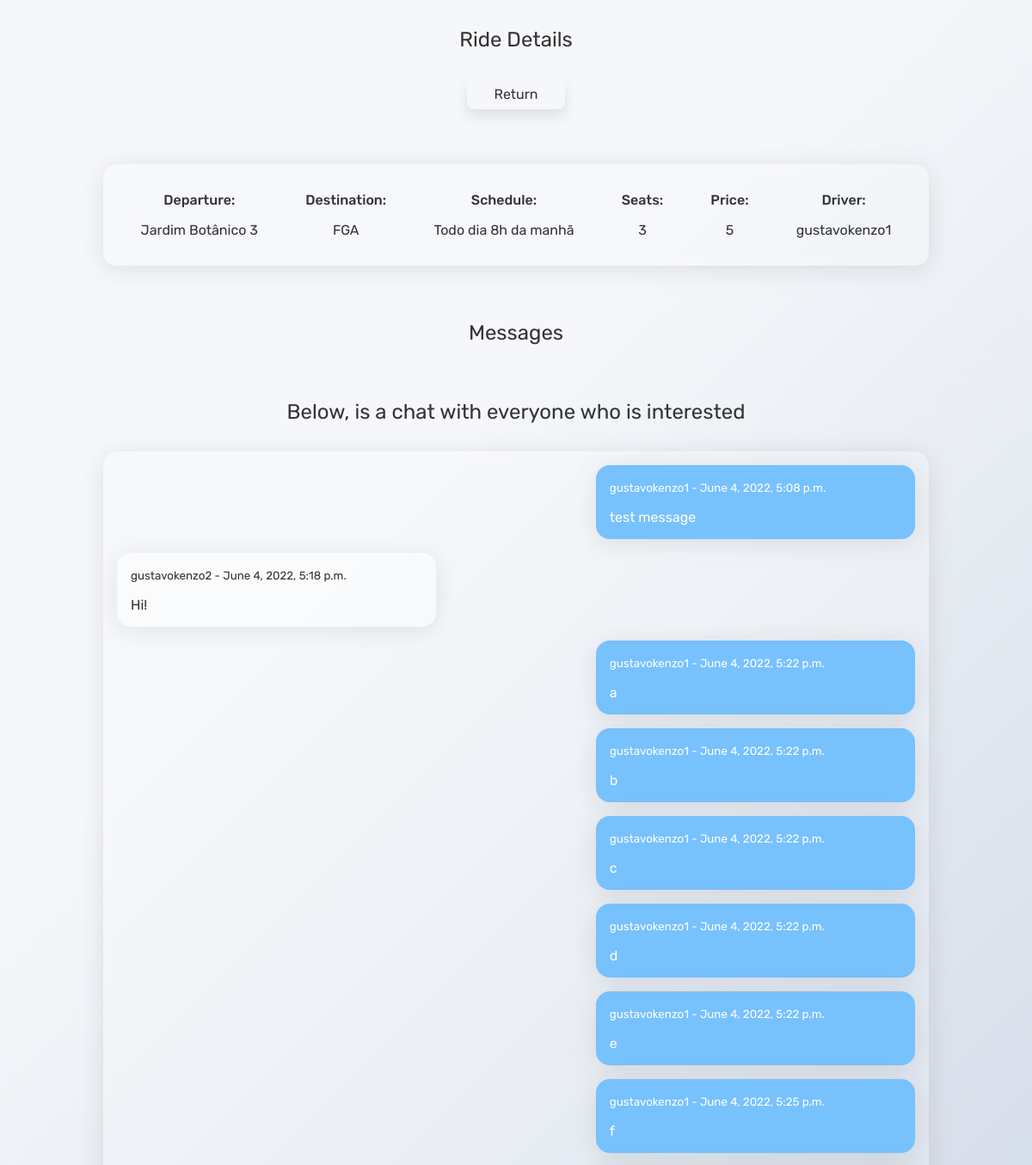
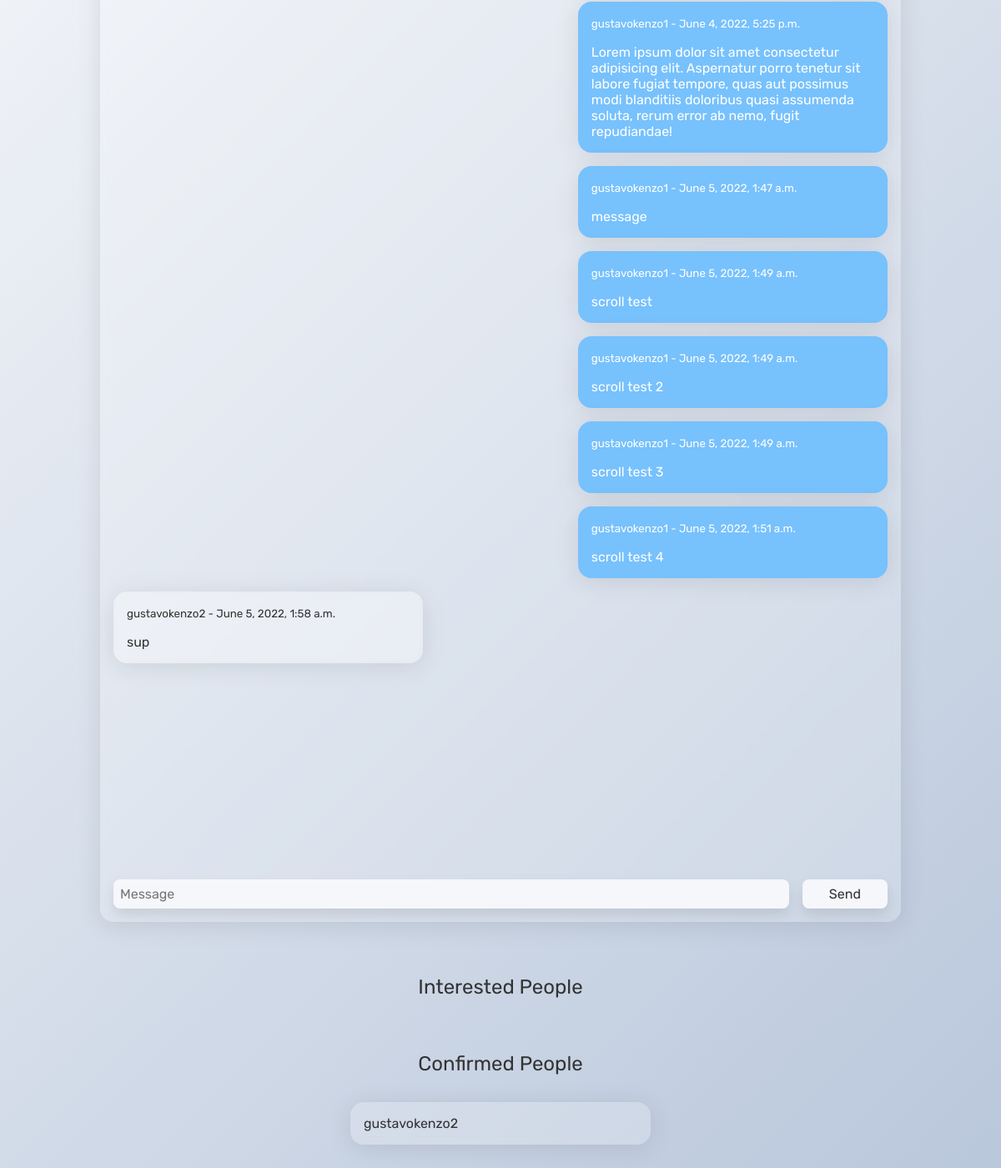
/ride/2 (signed in), run on the app's committed database (2 pictures, top to bottom).
### ride/models.py (models this page shows, shortened)
class Ride(models.Model):
    departure = models.CharField(max_length=100)
    destination = models.CharField(max_length=100)
    schedule = models.CharField(max_length=100)
    seats = models.IntegerField()
    price = models.IntegerField(default=0)
    driver = models.ForeignKey(User, on_delete=models.CASCADE)
    interested = models.ManyToManyField(User, related_name='interested')
    passengers = models.ManyToManyField(User, related_name='passengers')
    created_at = models.DateTimeField(auto_now_add=True)

class User(AbstractUser):
    pass

class Message(models.Model):
    sender = models.ForeignKey(
        User, on_delete=models.CASCADE, related_name='sender')
    receiver = models.ForeignKey(
        User, on_delete=models.CASCADE, related_name='receiver')
    ride = models.ForeignKey(Ride, on_delete=models.CASCADE)
    message = models.CharField(max_length=100)
    created_at = models.DateTimeField(auto_now_add=True)

### ride/views.py (the view)
# urls.py: path('ride/<int:ride_id>', views.ride_details, name='ride_details'),
def ride_details(request, ride_id):
    if not request.user.is_authenticated:
        return HttpResponseRedirect('/')
    ride = Ride.objects.get(id=ride_id)
    passengers = [passenger.username for passenger in ride.passengers.all()]
    messages = Message.objects.filter(ride=ride)
    interested = ride.interested.all()
    confirmed = ride.passengers.all()
    return render(request, 'ride/ride_details.html', {
        "ride": ride,
        "passengers": passengers,
        "messages": messages,
        "interested": interested,
        "confirmed": confirmed
    })

### ride/templates/ride/ride_details.html (shortened to what this page needs)
{% extends "ride/layout.html" %}
{% block body %}
<div class="container">
  <h2 style="margin-top: 2rem">Ride Details</h2>
  <a href="/rides">
    <button style="margin-bottom: 2rem; margin-top: 2rem">Return</button>
  </a>
  <div class="details">
    <div class="detailsItem">
      <div class="detailsTitle">Departure:</div>
      {{ride.departure}}
    </div>
    <div class="detailsItem">
      <div class="detailsTitle">Destination:</div>
      {{ride.destination}}
    </div>
    <div class="detailsItem">
      <div class="detailsTitle">Schedule:</div>
      {{ride.schedule}}
    </div>
    <div class="detailsItem">
      <div class="detailsTitle">Seats:</div>
      {{ride.seats}}
    </div>
    <div class="detailsItem">
      <div class="detailsTitle">Price:</div>
      {{ride.price}}
    </div>
    <div class="detailsItem">
      <div class="detailsTitle">Driver:</div>
      {{ride.driver}}
    </div>
  </div>
  <h2 style="margin-bottom: 2rem; margin-top: 2rem">Messages</h2>
  <h2 style="margin: 2rem;">Below, is a chat with everyone who is interested</h2>
  <div class="messages">
    <div class="allMessages">
      {% if messages %}
        {% for message in messages %}
          {% if message.sender == request.user %}
            <div class="message-right">
              <small>{{ message.sender }} - {{ message.created_at }} </small>
              <div class="messageText-right">{{message.message}}</div>
            </div>
          {% else %}
            <div class="message-left">
              <small>{{ message.sender }} - {{ message.created_at }} </small>
              <div class="messageText-left">{{message.message}}</div>
            </div>
          {% endif %}
        {% endfor %}
      {% else %}
      <p style="margin-top: 2rem">No messages yet</p>
      {% endif %}
    </div>
    <form class="messageForm">
      <input
        autocomplete="off"
        class="messageInput"
        type="text"
        name="messageText"
        placeholder="Message"
      />
      <button class="messageButton" type="submit">Send</button>
    </form>
  </div>
  <div class="interested">
    <h2>Interested People</h2>
  </div>
  <div class="confirmed">
    <h2>Confirmed People</h2>
    {% if confirmed %}
      <ul style="margin: 2rem;">
        {% for passenger in confirmed %}
        <li>{{passenger}}</li>
        {% endfor %}
      </ul>
    {% else %}
      <p style="margin: 2rem">No confirmed people yet</p>
    {% endif %}
  </div>
</div>
{% endblock %}

### ride/static/ride/styles.css (style rules this page uses)
* { margin: 0; padding: 0; box-sizing: border-box; font-family: "Rubik", sans-serif; font-weight: 400; color: #333; }
.container { display: flex; flex-direction: column; align-items: center; justify-content: center; min-height: 100vh; background-color: #b8c6db; background-image: linear-gradient(315deg, #b8c6db 0%, #f5f7fa 74%); }
button { border: none; border-radius: 0.5rem; padding: 0.5rem 2rem; font-size: 1rem; cursor: pointer; transition: all 0.2s ease-in-out; box-shadow: 0 0.5rem 1rem rgba(0, 0, 0, 0.1); background-color: #f5f7fa; }
form { display: flex; flex-direction: column; align-items: center; margin: 2rem; width: 50%; }
input { border: none; border-radius: 0.5rem; padding: 0.5rem; font-size: 1rem; cursor: pointer; transition: all 0.2s ease-in-out; box-shadow: 0 0.5rem 1rem rgba(0, 0, 0, 0.1); background-color: #f5f7fa; outline: none; width: 100%; }
ul { list-style: none; width: 30vw; }
li { margin-bottom: 2rem; background: rgba(255, 255, 255, 0.2); border-radius: 16px; box-shadow: 0 4px 30px rgba(0, 0, 0, 0.1); backdrop-filter: blur(5px); -webkit-backdrop-filter: blur(5px); padding: 1rem; transition: 0.3s; cursor: pointer; }
.details { background: rgba(255, 255, 255, 0.2); border-radius: 16px; box-shadow: 0 4px 30px rgba(0, 0, 0, 0.1); backdrop-filter: blur(5px); -webkit-backdrop-filter: blur(5px); width: 80%; padding: 1rem; display: flex; justify-content: space-around; margin: 2rem; }
.detailsItem { display: flex; flex-direction: column; align-items: center; justify-content: center; gap: 1rem; margin: 1rem; }
.detailsTitle { font-size: 1rem; font-weight: 500; }
.messages { width: 80%; padding: 1rem; height: 75vh; background: rgba(255, 255, 255, 0.2); border-radius: 16px; box-shadow: 0 4px 30px rgba(0, 0, 0, 0.1); backdrop-filter: blur(5px); -webkit-backdrop-filter: blur(5px); margin-bottom: 4rem; display: flex; flex-direction: column; align-items: center; justify-content: space-between; overflow-y: scroll; }
.allMessages { width: 100%; display: flex; flex-direction: column; align-items: center; }
.messageForm { display: flex; flex-direction: row; width: 100%; justify-content: space-between; margin: 0; }
.messageInput { margin-right: 1rem; }
.message-right { width: 40%; padding: 1rem; background: rgb(119, 193, 253); border-radius: 16px; box-shadow: 0 4px 30px rgba(0, 0, 0, 0.1); backdrop-filter: blur(5px); -webkit-backdrop-filter: blur(5px); margin-bottom: 1rem; align-self: flex-end; }
.message-right small { color: #fff; }
.message-left { width: 40%; padding: 1rem; background: rgba(255, 255, 255, 0.2); border-radius: 16px; box-shadow: 0 4px 30px rgba(0, 0, 0, 0.1); backdrop-filter: blur(5px); -webkit-backdrop-filter: blur(5px); margin-bottom: 1rem; align-self: flex-start; }
.messageText-right { color: #fff; margin-top: 1rem; }
.messageText-left { margin-top: 1rem; }
.interested, .confirmed { display: flex; flex-direction: column; align-items: center; justify-content: center; margin-bottom: 2rem; }

### data on the page
Ride: departure "Jardim Botânico 3", destination "FGA", schedule "Todo dia 8h da manhã", seats "3", price "5", driver "gustavokenzo1"
Message: sender "gustavokenzo1", created_at "June 4, 2022, 5:08 p.m.", message "test message"
Message: sender "gustavokenzo2", created_at "June 4, 2022, 5:18 p.m.", message "Hi!"
Message: sender "gustavokenzo1", created_at "June 4, 2022, 5:22 p.m.", message "a"
Message: sender "gustavokenzo1", created_at "June 4, 2022, 5:22 p.m.", message "b"
Message: sender "gustavokenzo1", created_at "June 4, 2022, 5:22 p.m.", message "c"
Message: sender "gustavokenzo1", created_at "June 4, 2022, 5:22 p.m.", message "d"
Message: sender "gustavokenzo1", created_at "June 4, 2022, 5:22 p.m.", message "e"
Message: sender "gustavokenzo1", created_at "June 4, 2022, 5:25 p.m.", message "f"
Message: sender "gustavokenzo1", created_at "June 4, 2022, 5:25 p.m.", message "Lorem ipsum dolor sit amet consectetur adipisicing elit. Aspernatur porro tenetur sit labore fugiat tempore, quas aut possimus modi blanditiis doloribus quasi assumenda soluta, rerum error ab nemo, fugit repudiandae!"
Message: sender "gustavokenzo1", created_at "June 5, 2022, 1:47 a.m.", message "message"
Message: sender "gustavokenzo1", created_at "June 5, 2022, 1:49 a.m.", message "scroll test"
Message: sender "gustavokenzo1", created_at "June 5, 2022, 1:49 a.m.", message "scroll test 2"
Message: sender "gustavokenzo1", created_at "June 5, 2022, 1:49 a.m.", message "scroll test 3"
Message: sender "gustavokenzo1", created_at "June 5, 2022, 1:51 a.m.", message "scroll test 4"
Message: sender "gustavokenzo2", created_at "June 5, 2022, 1:58 a.m.", message "sup"
User: username "gustavokenzo2"
